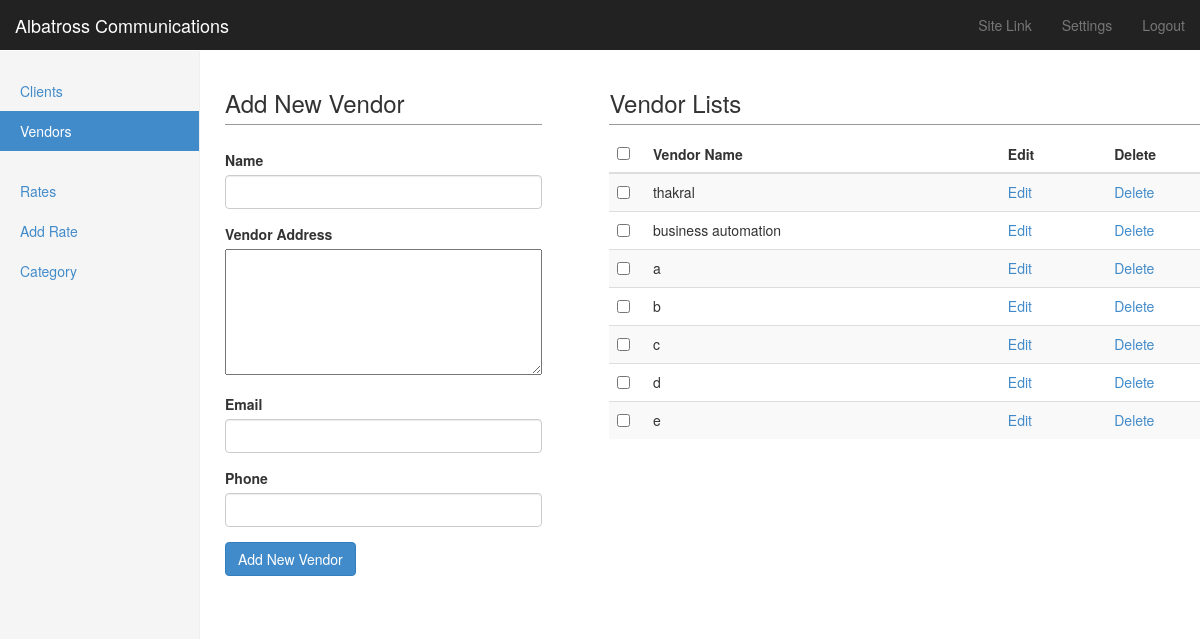
/admin/vendor.php, run on the app's committed database.
### tables this page shows
CREATE TABLE `vendor` (
  `vendorId` int(11) NOT NULL auto_increment,
  `vendor_name` varchar(255) NOT NULL,
  `vendor_address` text NOT NULL,
  `email` varchar(255) NOT NULL,
  `phone` varchar(255) NOT NULL,
  PRIMARY KEY  (`vendorId`)
);

### lib/db.php (called while the page is built, shortened)
<?php
function connect(){
	$DBServer='localhost';
	$DBUser='root';
	$DBPass='';
	$DBName='albatross';
	$conn = new mysqli($DBServer, $DBUser, $DBPass, $DBName);
	return $conn;
}
function getdata($sql){
	$db = connect();
	$result = $db->query($sql);
	$data=array();
	while($row = $result->fetch_assoc()){
		$data[]=$row;
	}
	return $data;
}

### admin/vendor.php (the view, shortened to what this page needs)
<?php
require_once('header.php');
?>
    <div class="container-fluid">
      <div class="row">
        <?php require_once('sidebar.php'); ?>
        <div class="col-sm-9 col-sm-offset-3 col-md-10 col-md-offset-2 main">
          <form class="form-horizontal" method="post" role="form" action="vendor.php">
				<div class="row">
				    <div class="col-md-4">
						  <div class="row"><h3 class="bottombar">Add New Vendor</h3></div>
						  <?php if(isset($_GET['editId'])):  ?>
							  <div class="form-group">
								<label>Vendor Name</label>
								<div>
								  <input type="text" class="form-control" name="vendor_name" value="<?php echo $client['vendor_name']; ?>" />
								</div>
							  </div>
							  <div class="form-group">
								<label>Vendor Address</label>
								<div>
								  <textarea name="vendor_address" class="mceEditor" style="width:100%;" rows="6"><?php echo $client['vendor_address']; ?></textarea>
								  <input type="hidden" name="vendorId" value="<?php echo $client['vendorId']; ?>"  />
								</div>
							  </div>
							  <div class="form-group">
								<label>Email</label>
								<div>
								  <input type="text" class="form-control" name="email" value="<?php echo $client['email']; ?>" />
								</div>
							  </div>
							   <div class="form-group">
								<label>Phone</label>
								<div>
								  <input type="text" class="form-control" name="phone" value="<?php echo $client['phone']; ?>" />
								</div>
							  </div>
							  <div class="form-group">
								<button type="submit" name="updateBtn" class="btn btn-primary">Update Vendor</button>
							   </div>
						   <?php else: ?>
						   		<div class="form-group">
								<label>Name</label>
								<div>
								  <input type="text" class="form-control" name="vendor_name" value="" />
								</div>
							  </div>
							  <div class="form-group">
								<label>Vendor Address</label>
								<div>
								  <textarea name="vendor_address" class="mceEditor" style="width:100%;" rows="6"></textarea>
								</div>
							  </div>
							  <div class="form-group">
								<label>Email</label>
								<div>
								  <input type="text" class="form-control" name="email" />
								</div>
							  </div>
							   <div class="form-group">
								<label>Phone</label>
								<div>
								  <input type="text" class="form-control" name="phone" />
								</div>
							  </div>
							  <div class="form-group">
								<button type="submit" name="addBtn" class="btn btn-primary">Add New Vendor</button>
							   </div>
						   <?php endif; ?>
					</div>
					<div class="col-md-8">
						 <div class="row">
							<div class="col-md-12 col-md-offset-1">
								<h3 class="bottombar">Vendor Lists</h3>
								<div class="table-responsive">
									<table class="table table-striped">
									  <thead>
										<tr>
										  <th width="5%"><input type="checkbox"  /></th>
										  <th width="50%">Vendor Name</th>
										  <th width="15%">Edit</th>
										  <th width="15%">Delete</th>
										</tr>
									  </thead>
									  <tbody>
										<?php
											$sql="select * from ".VENDOR;
											$data=getdata($sql);
											foreach($data as $v):
										?>
										<tr>
										  <td><input type="checkbox"  /></td>
										  <td><?php echo $v['vendor_name']; ?></td>
										  <td><a href="vendor.php?editId=<?php echo $v['vendorId']; ?>">Edit</a></td>
										  <td><a class="del" href="javascript:void(0)" name="<?php echo $v['vendorId']; ?>">Delete</a></td>
										</tr>
									   <?php endforeach; ?>
									  </tbody>
									</table>
								</div>
							</div>
						 </div>
					</div>
				</div>
			</form>
        </div>
      </div>
    </div>
<?php require_once('footer.php'); ?>

### admin/dashboard.css (style rules this page uses)
body { padding-top: 50px; }
.main { padding: 20px; }
@media (min-width: 768px) { .main { padding-right: 40px; padding-left: 40px; } }
.bottombar { border-bottom:1px solid #999999; padding-bottom:8px; }

### data on the page
vendor: vendor_name "thakral"
vendor: vendor_name "business automation"
vendor: vendor_name "a"
vendor: vendor_name "b"
vendor: vendor_name "c"
vendor: vendor_name "d"
vendor: vendor_name "e"
